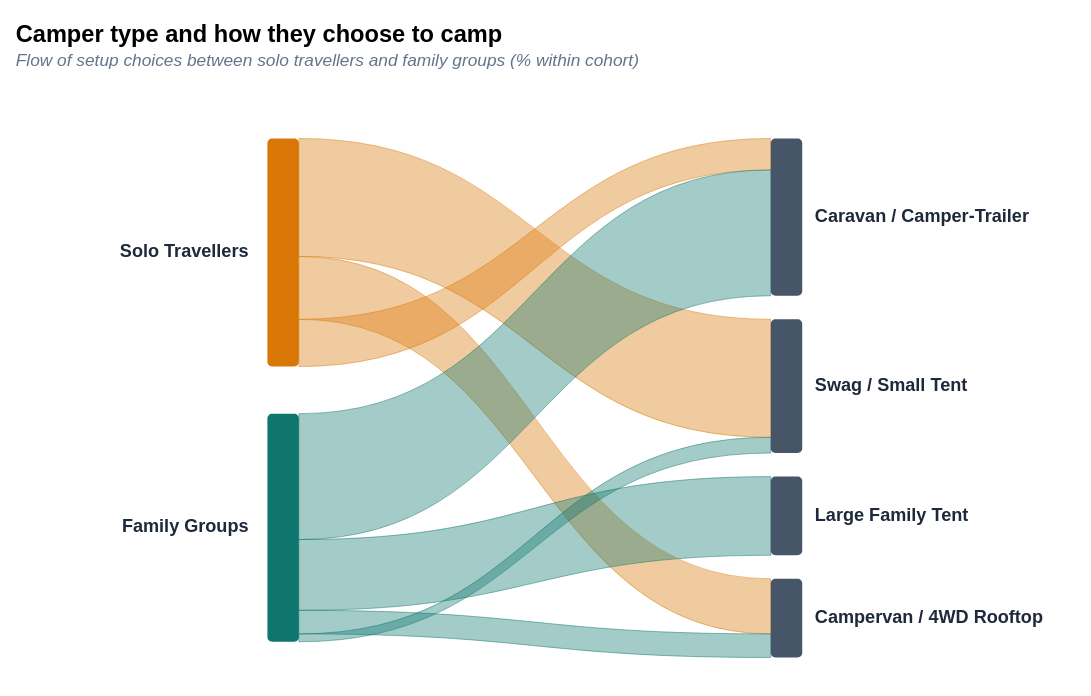

The specification (Vega-Lite) saved for this image:
### Vega specification from a JSON file in a GitHub repository (floating-point values rounded to 4 significant figures)
{"$schema": "https://vega.github.io/schema/vega/v5.json", "title": {"text": "Camper type and how they choose to camp", "subtitle": "Flow of setup choices between solo travellers and family groups (% within cohort)", "anchor": "start", "fontSize": 15, "subtitleFontSize": 11, "subtitleColor": "#64748b", "subtitleFontStyle": "italic"}, "width": 640, "height": 380, "padding": {"top": 15, "left": 10, "right": 30, "bottom": 15}, "data": [{"name": "nodes", "values": [{"name": "Solo Travellers", "side": "left", "x": 160, "y0": 40, "y1": 185, "color": "#d97706"}, {"name": "Family Groups", "side": "left", "x": 160, "y0": 215, "y1": 360, "color": "#0f766e"}, {"name": "Caravan / Camper-Trailer", "side": "right", "x": 480, "y0": 40, "y1": 140, "color": "#475569"}, {"name": "Swag / Small Tent", "side": "right", "x": 480, "y0": 155, "y1": 240, "color": "#475569"}, {"name": "Large Family Tent", "side": "right", "x": 480, "y0": 255, "y1": 305, "color": "#475569"}, {"name": "Campervan / 4WD Rooftop", "side": "right", "x": 480, "y0": 320, "y1": 370, "color": "#475569"}]}, {"name": "ribbons", "values": [{"source": "Solo Travellers", "target": "Swag / Small Tent", "value": "52.4%", "color": "#d97706", "y0a": 40, "y0b": 115, "y1a": 155, "y1b": 230}, {"source": "Solo Travellers", "target": "Campervan / 4WD Rooftop", "value": "23.8%", "color": "#d97706", "y0a": 115, "y0b": 155, "y1a": 320, "y1b": 355}, {"source": "Solo Travellers", "target": "Caravan / Camper-Trailer", "value": "14.3%", "color": "#d97706", "y0a": 155, "y0b": 185, "y1a": 40, "y1b": 60}, {"source": "Family Groups", "target": "Caravan / Camper-Trailer", "value": "54.2%", "color": "#0f766e", "y0a": 215, "y0b": 295, "y1a": 60, "y1b": 140}, {"source": "Family Groups", "target": "Large Family Tent", "value": "31.3%", "color": "#0f766e", "y0a": 295, "y0b": 340, "y1a": 255, "y1b": 305}, {"source": "Family Groups", "target": "Campervan / 4WD Rooftop", "value": "10.4%", "color": "#0f766e", "y0a": 340, "y0b": 355, "y1a": 355, "y1b": 370}, {"source": "Family Groups", "target": "Swag / Small Tent", "value": "4.1%", "color": "#0f766e", "y0a": 355, "y0b": 360, "y1a": 230, "y1b": 240}], "transform": [{"type": "formula", "expr": "'M ' + 180 + ' ' + datum.y0a + ' C ' + 330 + ' ' + datum.y0a + ', ' + 330 + ' ' + datum.y1a + ', ' + 480 + ' ' + datum.y1a + ' L ' + 480 + ' ' + datum.y1b + ' C ' + 330 + ' ' + datum.y1b + ', ' + 330 + ' ' + datum.y0b + ', ' + 180 + ' ' + datum.y0b + ' Z'", "as": "pathStr"}]}], "marks": [{"type": "path", "from": {"data": "ribbons"}, "encode": {"enter": {"path": {"field": "pathStr"}, "fill": {"field": "color"}, "fillOpacity": {"value": 0.38}, "stroke": {"field": "color"}, "strokeWidth": {"value": 0.5}, "strokeOpacity": {"value": 0.6}}, "update": {"fillOpacity": {"value": 0.38}, "tooltip": {"signal": "{'Cohort': datum.source, 'Accommodation': datum.target, 'Share': datum.value}"}}, "hover": {"fillOpacity": {"value": 0.75}}}}, {"type": "rect", "from": {"data": "nodes"}, "encode": {"enter": {"x": {"field": "x"}, "width": {"value": 20}, "y": {"field": "y0"}, "y2": {"field": "y1"}, "fill": {"field": "color"}, "cornerRadius": {"value": 3}}}}, {"type": "text", "from": {"data": "nodes"}, "encode": {"enter": {"x": {"signal": "datum.side === 'left' ? datum.x - 12 : datum.x + 28"}, "y": {"signal": "(datum.y0 + datum.y1) / 2"}, "text": {"field": "name"}, "align": {"signal": "datum.side === 'left' ? 'right' : 'left'"}, "baseline": {"value": "middle"}, "fontWeight": {"value": "bold"}, "fontSize": {"value": 11.5}, "fill": {"value": "#1e293b"}}}}]}
